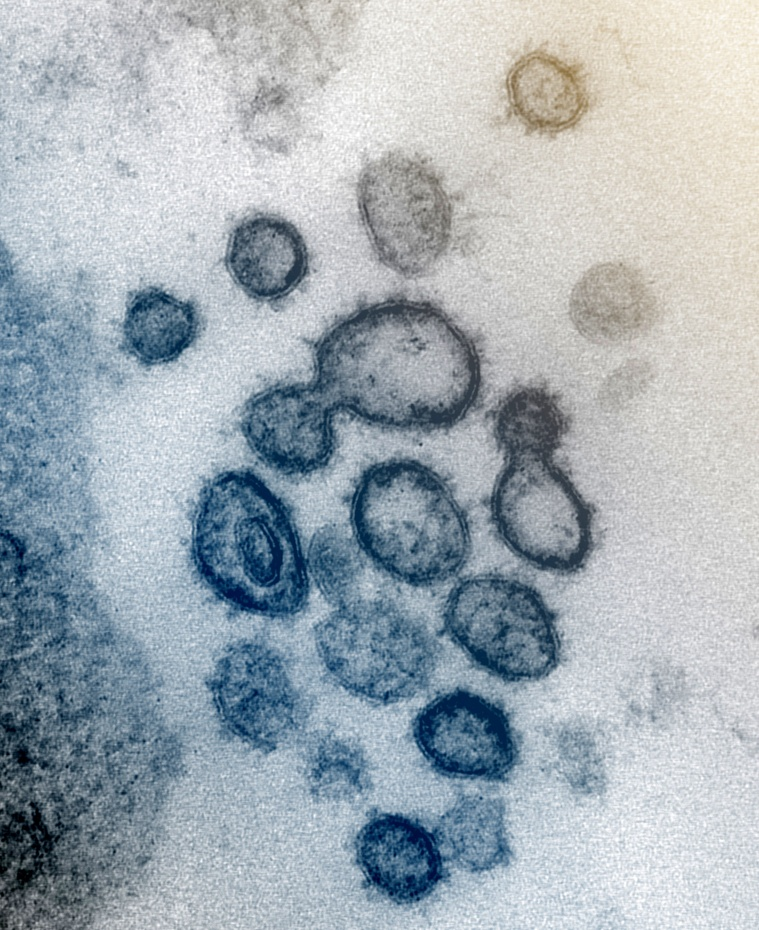
#> input picture gcPDI2/imgPDI2/CORONAVIRUSs.jpeg, 759 x 930 px, shrunk from 1000 x 1225 before the run
$ jupyter execute --allow-errors gc203_LimMedMov.ipynb
#> lines starting #> are read from the running program, lines starting #| are printed output that depends on the picture
# Limiarização por Média Móvel

## Introdução

O método da **Limiarização por Média Móvel** busca, a princípio, segmentar a imagem em objeto e fundo, de acordo com a relação entre o valor de intensidade de cada pixel e a média com sua vizinhança.

Esse método é uma forma de se fazer uma limiarização adaptativa, que contrasta com a limiarização global quando a imagem apresenta diferentes iluminações, muitas vezes permitindo uma melhor diferenciação de objeto e fundo.

## Implementação

[cell 1]
import cv2 as cv
import numpy as np
import matplotlib.pyplot as plt
import math
from IPython.display import Image

[cell 2]
imgA0 = cv.imread("../gcPDI2/imgPDI2/CORONAVIRUSs.jpeg",0)
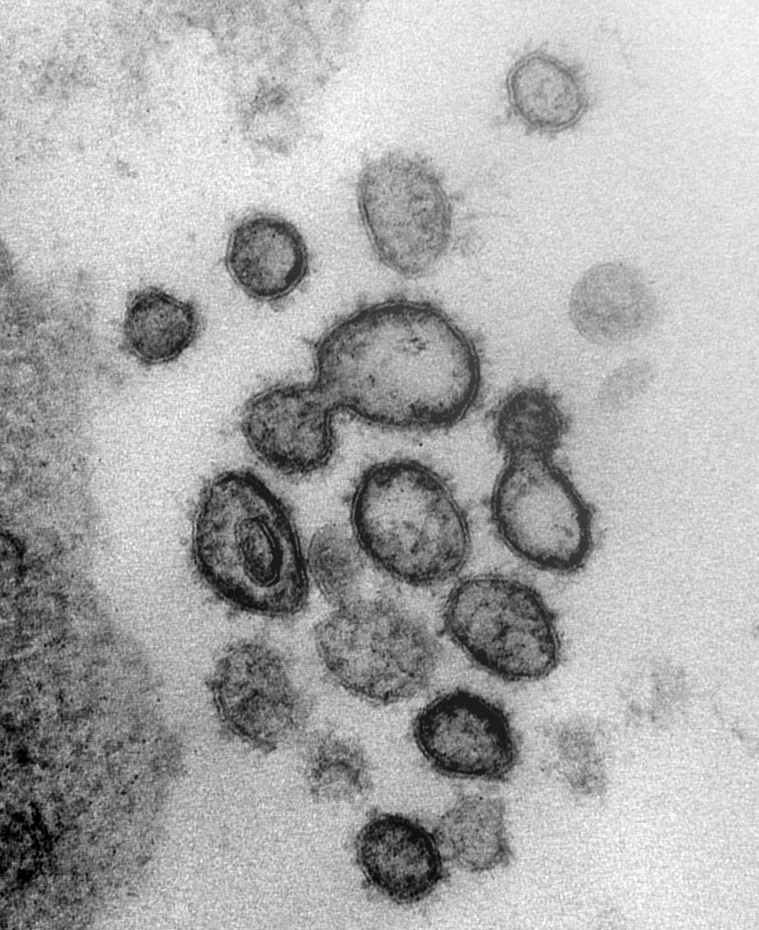
#> imgA0: shape (930, 759); min 0, max 255, mean 171.6
imgA0 = cv.GaussianBlur(imgA0,(7,7),0)
#> (the rest of this cell did not finish here and is left out)

[cell 3]
imgA0 = cv.imread("../gcPDI2/imgPDI2/beansp.tiff",0)
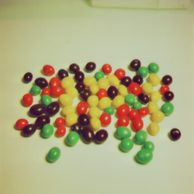
#> input picture gcPDI2/imgPDI2/beansp.tiff, 194 x 194 px, shrunk from 256 x 256 before the run
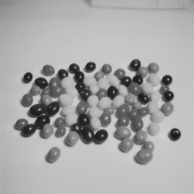
#> imgA0: shape (194, 194); min 25, max 208, mean 167.2
imgA1 = cv.imread("../gcPDI2/imgPDI2/beansmask.tiff",0)
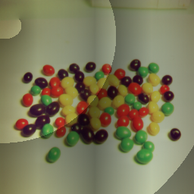
#> input picture gcPDI2/imgPDI2/beansmask.tiff, 194 x 194 px, shrunk from 256 x 256 before the run
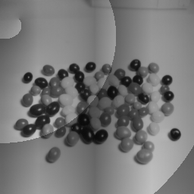
#> imgA1: shape (194, 194); min 9, max 199, mean 118.8
imgB = cv.imread("../gcPDI2/imgPDI2/vegetables.tiff",0)
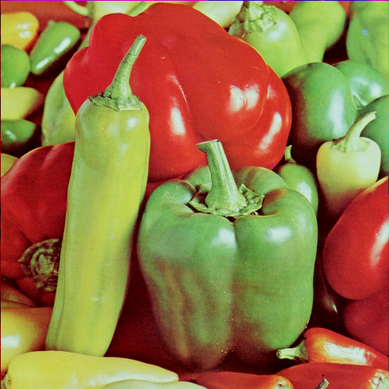
#> input picture gcPDI2/imgPDI2/vegetables.tiff, 389 x 389 px, shrunk from 512 x 512 before the run
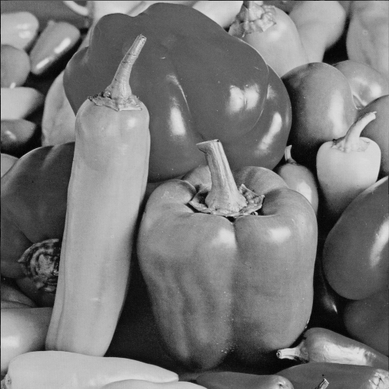
#> imgB: shape (389, 389); min 2, max 228, mean 120.3

#> (the rest of this cell did not finish here and is left out)
